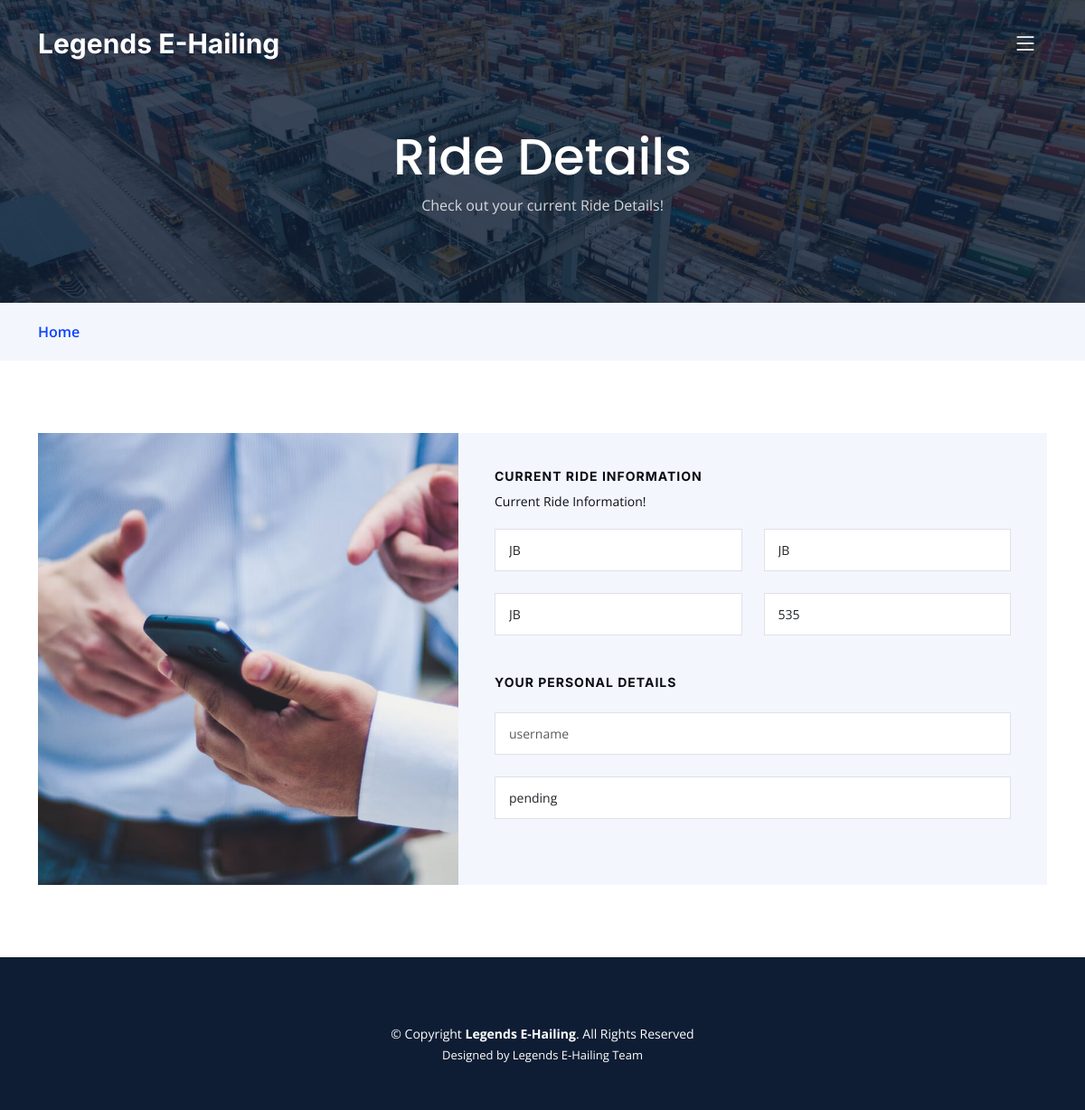
Screenshot of /ride.php (signed in) with the database file from the repository.
### tables this page shows
CREATE TABLE `booking` (
  `id` int(255) NOT NULL,
  `departure` varchar(255) NOT NULL,
  `destination` varchar(255) NOT NULL,
  `price` varchar(255) NOT NULL,
  `username` varchar(255) NOT NULL,
  `gender` varchar(255) NOT NULL,
  `phone` varchar(255) NOT NULL,
  `message` varchar(255) NOT NULL,
  `ridername` varchar(255) NOT NULL,
  `status` varchar(255) NOT NULL DEFAULT 'pending'
);

### ride.php (the view, shortened to what this page needs)
<head>
  <link href="assets/vendor/bootstrap/css/bootstrap.min.css" rel="stylesheet">
  <link href="assets/vendor/bootstrap-icons/bootstrap-icons.css" rel="stylesheet">
  <link href="assets/vendor/fontawesome-free/css/all.min.css" rel="stylesheet">
  <link href="assets/vendor/glightbox/css/glightbox.min.css" rel="stylesheet">
  <link href="assets/vendor/swiper/swiper-bundle.min.css" rel="stylesheet">
  <link href="assets/vendor/aos/aos.css" rel="stylesheet">
  <link href="assets/css/main.css" rel="stylesheet">
</head>
<body>
  <header id="header" class="header d-flex align-items-center fixed-top">
    <div class="container-fluid container-xl d-flex align-items-center justify-content-between">
      <a href="home-customer.php" class="logo d-flex align-items-center">
        <h1>Legends E-Hailing</h1>
      </a>
      <i class="mobile-nav-toggle mobile-nav-show bi bi-list"></i>
    </div>
  </header>
  <main id="main">
    <div class="breadcrumbs">
      <div class="page-header d-flex align-items-center" style="background-image: url('assets/img/page-header.jpg');">
        <div class="container position-relative">
          <div class="row d-flex justify-content-center">
            <div class="col-lg-6 text-center">
              <h2>Ride Details</h2>
              <p>Check out your current Ride Details!</p>
            </div>
          </div>
        </div>
      </div>
      <nav>
        <div class="container">
          <ol>
            <li><a href="home-customer.php">Home</a></li>
          </ol>
        </div>
      </nav>
    </div>
    <?php
      include('conn.php');
      if (isset($_SESSION['username'])) {
        $result = mysqli_query($conn, "SELECT * FROM booking WHERE username='".$_SESSION['username']."' AND (status='pending' OR status='ongoing')");
        $row = mysqli_fetch_array($result);
      }
    ?>
    <section id="get-a-quote" class="get-a-quote">
      <div class="container" data-aos="fade-up">
        <div class="row g-0">
          <div class="col-lg-5 quote-bg" style="background-image: url(assets/img/quote-bg.jpg);"></div>
          <div class="col-lg-7" class="php-email-form">
            <form action="booking.php" method="post" class="php-email-form">
              <h3>Current Ride Information</h3>
              <p>Current Ride Information!</p>
              <div class="row gy-4">
                <div class="col-md-6">
                  <input type="text" name="departure" class="form-control" value="<?php echo $row['departure'];?>" readonly>
                </div>
                <div class="col-md-6">
                  <input type="text" name="destination" class="form-control" value="<?php echo $row['destination'];?>" readonly>
                </div>
                <div class="col-md-6">
                  <input type="text" name="weight" class="form-control" value="<?php echo $row['departure'];?>" readonly>
                </div>
                <div class="col-md-6">
                  <input type="text" name="price" class="form-control" value="<?php echo $row['price'];?>" readonly>
                </div>
                <div class="col-lg-12">
                  <h4>Your Personal Details</h4>
                </div>
                <div class="col-md-12">
                  <input type="text" name="username" class="form-control" placeholder="username" value="<?php echo $row['ridername'];?>" readonly>
                </div>
                <div class="col-md-12 ">
                  <input type="text" class="form-control" name="gender" placeholder="Email" value="<?php echo $row['status'];?>" readonly>
            </form>
          </div>
        </div>
      </div>
    </section>
  </main>
  <footer id="footer" class="footer">
    <div class="container mt-4">
      <div class="copyright">
        &copy; Copyright <strong><span>Legends E-Hailing</span></strong>. All Rights Reserved
      </div>
      <div class="credits">
        Designed by <a href="https://bootstrapmade.com/">Legends E-Hailing Team</a>
      </div>
    </div>
  </footer>
</body>
</html>

### assets/css/main.css (style rules this page uses)
body { font-family: var(--font-default); color: var(--color-default); }
a { color: var(--color-primary); text-decoration: none; }
h1, h2, h3, h4, h5, h6 { font-family: var(--font-primary); }
section { padding: 80px 0; overflow: hidden; }
.breadcrumbs .page-header { padding: 140px 0 80px 0; position: relative; background-size: cover; background-position: center; background-repeat: no-repeat; }
.breadcrumbs .page-header:before { content: ""; background-color: rgba(14, 29, 52, 0.8); position: absolute; inset: 0; }
.breadcrumbs .page-header h2 { font-size: 56px; font-weight: 500; color: #fff; font-family: var(--font-secondary); }
.breadcrumbs .page-header p { color: rgba(255, 255, 255, 0.8); }
.breadcrumbs nav { background-color: #f3f6fc; padding: 20px 0; }
.breadcrumbs nav ol { display: flex; flex-wrap: wrap; list-style: none; margin: 0; padding: 0; font-size: 16px; font-weight: 600; color: var(--color-secondary); }
.breadcrumbs nav ol a { color: var(--color-primary); transition: 0.3s; }
.header { transition: all 0.5s; z-index: 997; padding: 30px 0; }
.header .logo h1 { font-size: 30px; margin: 0; font-weight: 700; color: #fff; font-family: var(--font-primary); }
@media (max-width: 1279px) { .mobile-nav-show { color: #fff; font-size: 28px; cursor: pointer; line-height: 0; transition: 0.5s; z-index: 9999; margin-right: 10px; } }
.get-a-quote .quote-bg { min-height: 500px; background-size: cover; background-position: center; }
.get-a-quote .php-email-form { background: #f3f6fc; padding: 40px; height: 100%; }
.get-a-quote .php-email-form h3 { font-size: 14px; font-weight: 700; text-transform: uppercase; letter-spacing: 1px; }
.get-a-quote .php-email-form h4 { font-size: 14px; font-weight: 700; text-transform: uppercase; letter-spacing: 1px; margin: 20px 0 0 0; }
.get-a-quote .php-email-form p { font-size: 14px; margin-bottom: 20px; }
.get-a-quote .php-email-form input, .get-a-quote .php-email-form textarea { border-radius: 0; box-shadow: none; font-size: 14px; border-radius: 0; }
.get-a-quote .php-email-form input { padding: 12px 15px; }
.footer { font-size: 14px; background-color: var(--color-secondary); padding: 50px 0; color: white; }
.footer .copyright { text-align: center; }
.footer .credits { padding-top: 4px; text-align: center; font-size: 13px; }
.footer .credits a { color: #fff; }

### rows the page displays
booking: departure "JB", destination "JB", weight "JB", price "535", gender "pending"
